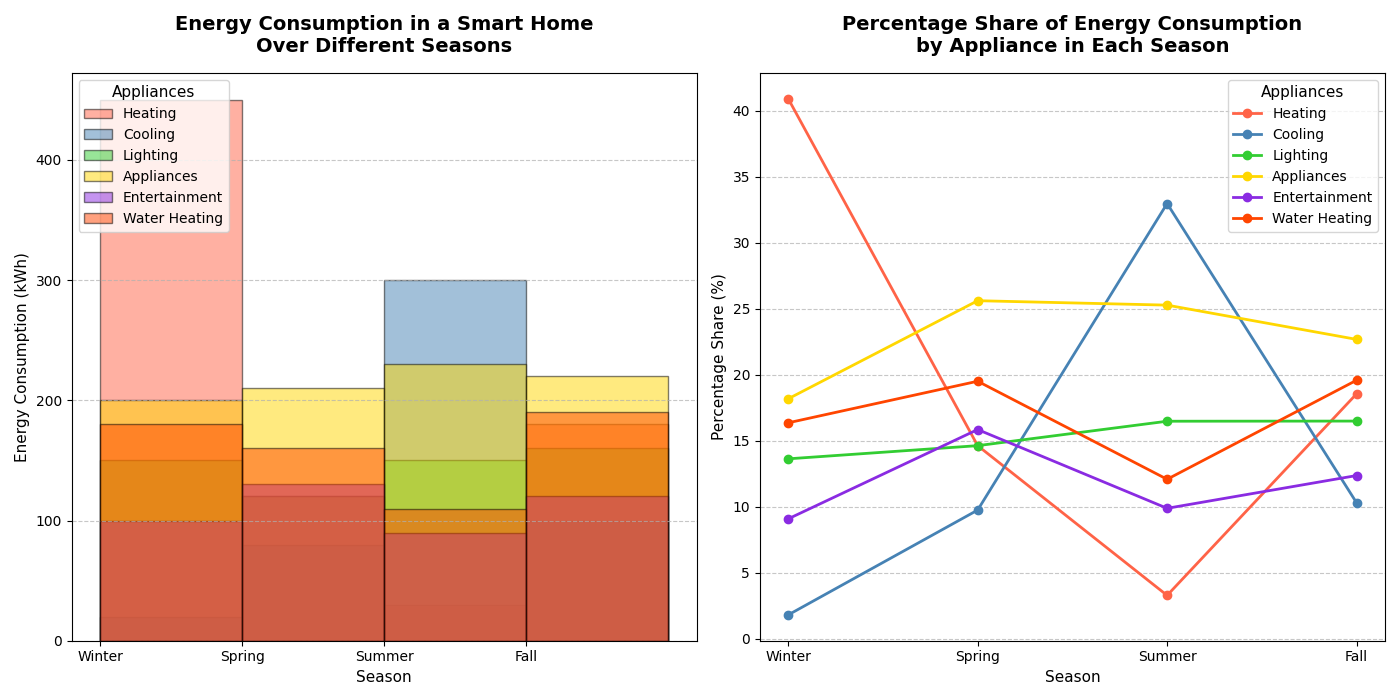

This figure's Python source:
import matplotlib.pyplot as plt
import numpy as np

seasons = ['Winter', 'Spring', 'Summer', 'Fall']
heating = [450, 120, 30, 180]
cooling = [20, 80, 300, 100]
lighting = [150, 120, 150, 160]
appliances = [200, 210, 230, 220]
entertainment = [100, 130, 90, 120]
water_heating = [180, 160, 110, 190]
data = [heating, cooling, lighting, appliances, entertainment, water_heating]
appliance_labels = ['Heating', 'Cooling', 'Lighting', 'Appliances', 'Entertainment', 'Water Heating']

colors = ['#FF6347', '#4682B4', '#32CD32', '#FFD700', '#8A2BE2', '#FF4500']

fig, axs = plt.subplots(1, 2, figsize=(14, 7))

for i in range(len(data)):
    axs[0].hist(np.arange(len(seasons)), bins=np.arange(len(seasons) + 1), weights=data[i],
                label=appliance_labels[i], alpha=0.5, edgecolor='black', color=colors[i])

axs[0].set_title("Energy Consumption in a Smart Home\nOver Different Seasons", fontsize=14, fontweight='bold', pad=15)
axs[0].set_xlabel("Season", fontsize=11)
axs[0].set_ylabel("Energy Consumption (kWh)", fontsize=11)
axs[0].set_xticks(np.arange(len(seasons)))
axs[0].set_xticklabels(seasons, rotation=0)
axs[0].legend(title="Appliances", fontsize=10, title_fontsize='11', loc='upper left')
axs[0].yaxis.grid(True, linestyle='--', alpha=0.7)

def calculate_percentage_share(data):
    percentages = []
    total_consumption = [sum(x) for x in zip(*data)]
    for series in data:
        percentages.append([((val / total) * 100) if total != 0 else 0 for val, total in zip(series, total_consumption)])
    return percentages

percentage_data = calculate_percentage_share(data)

for idx, percentage in enumerate(percentage_data):
    axs[1].plot(seasons, percentage, marker='o', label=appliance_labels[idx], linewidth=2, color=colors[idx])

axs[1].set_title("Percentage Share of Energy Consumption\nby Appliance in Each Season", fontsize=14, fontweight='bold', pad=15)
axs[1].set_xlabel("Season", fontsize=11)
axs[1].set_ylabel("Percentage Share (%)", fontsize=11)
axs[1].legend(title="Appliances", fontsize=10, title_fontsize='11', loc='best')
axs[1].yaxis.grid(True, linestyle='--', alpha=0.7)

plt.tight_layout()
plt.show()
